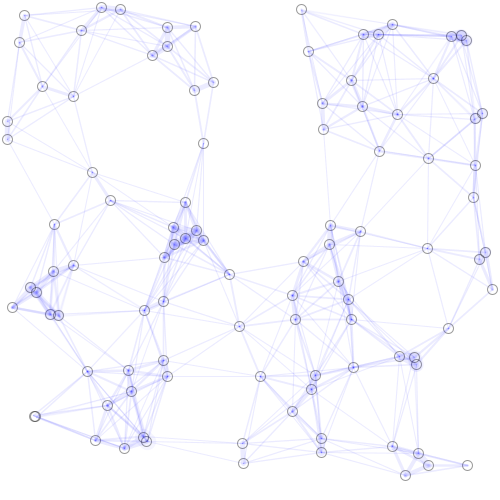
Frame 1 (no input)
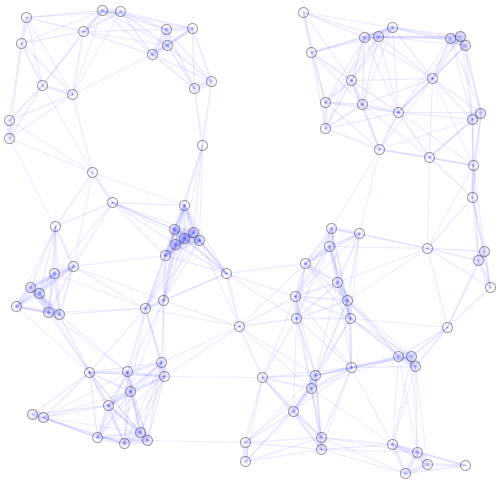
Frame 60 (the mouse pressed at the canvas centre just before this capture)
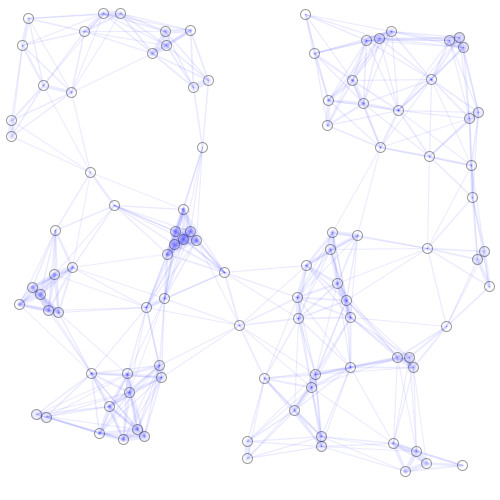
Frame 120 (the mouse held since frame 60 and released just before this capture)

The Processing sketch that drew these frames (run headless with seeded random() and noise(); from frame 60 on, the mouse is pressed at the canvas centre):

// Processing sketch: processing_93891
// ── processing_93891.pde

Molec[] molecs;
float d[];
float moveX[];
float moveY[];
float addx[];
float addy[];
PVector[] mover;
 
 
void createmolec(int amt) {
 
  molecs = new Molec[amt];
 
  for (int i = 0; i < amt; i++) {
 
    molecs[i] = new Molec(random(width), random(height),0,0);
  }
}
 
 
void setup() {
  size(500, 500);
  createmolec(100);
}
 
 
void draw() {
 
  background(255);
 
  for (int i = 0; i < molecs.length; i++) {
    molecs[i].update();
    molecs[i].attract();

    
    for (int j = 0; j < molecs.length; j++) {
      mover[j] = new PVector(0, 0);
    }
  }
}

class Molec
{
  float xPos, yPos, xPos2, yPos2, mox, moy, a, near, near2;
  boolean on2;
  boolean buttonon;
  boolean mmouse;
  float mouseTime = 5;

  Molec(float x, float y, float t, float t2) {
    xPos = x;
    yPos = y;
    near = t;
    near2 = t2;
    a = 10;
  }


  void update() {

    smooth();

    if ((dist(xPos, yPos, mouseX, mouseY)<=10)&&(mousePressed)&&(buttonon==false)&&(mmouse==false)) {
      buttonon=true;
      mmouse= true;
      mouseTime = 5;
    }

    if ((buttonon==true)&&(mousePressed)&&(mmouse==false)) {
      buttonon=false;
       mmouse = true;
       mouseTime = 5;
    }
    
    if (mmouse == true){
      mouseTime -= 1;
    }
      

    if (buttonon==true) {
      fill(0);
      xPos=mouseX;
      yPos=mouseY;
    }
    else {
      noFill();
    }

    strokeWeight(1);
    stroke(0, 0, 0, 100);
    ellipse(xPos, yPos, a, a);
    //    ellipse(xPos, yPos, 100,100);
  }

  void attract() {

    mover = new PVector[molecs.length];
    addx = new float[molecs.length];
    addy = new float[molecs.length];
    moveX = new float[molecs.length];
    moveY = new float[molecs.length];

    for (int i = 0; i < molecs.length; i++) {
      mover[i] = new PVector(0, 0);
      near = dist(xPos, yPos, molecs[i].xPos, molecs[i].yPos);

      if ((near<=100)) {


        moveX[i] = xPos - molecs[i].xPos;
        moveY[i] = yPos - molecs[i].yPos;

        mover[i].set(moveX[i], moveY[i], 0);

        if (mover[i].mag()!=0) {
          if (100/mover[i].mag()<=20){
          strokeWeight(100/mover[i].mag());
          }
          stroke(0, 0, 255, 10);
          line(xPos, yPos, molecs[i].xPos, molecs[i].yPos);
          addx[i] = mover[i].x/mover[i].mag();
          addy[i] = mover[i].y/mover[i].mag();
        }
      }
      if (near>=10) {
        xPos-=addx[i]/100;
        yPos-=addy[i]/100;
      }
      else {
        xPos+=addx[i];
        yPos+=addy[i];
      }
    }
    if (mouseTime <= 0){
     mmouse=false;
    }
  }

 
}
